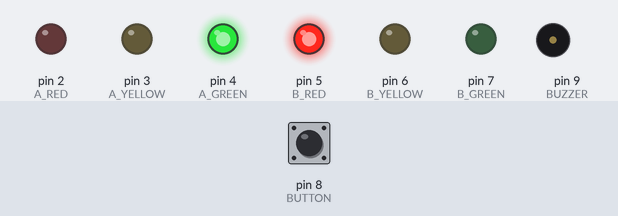
The sketch below on a simulated Arduino Uno, built with avr-gcc and run on an emulated ATmega328P. Parts: output pins drawn as LEDs (lit = HIGH), buzzer (waves = sounding). The test bench sets the inputs (shaded band); at power-on: pin 8 (BUTTON) HIGH.

Above: at 1.2 s.
1.3 s: pin 8 (BUTTON) pulled LOW for 0.15 s
At 5.7 s:
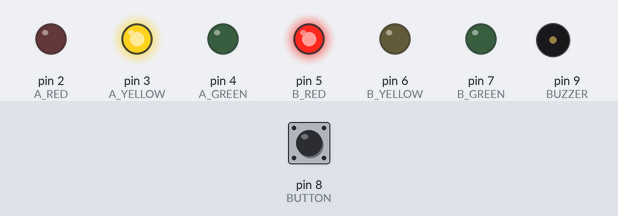
At 12.3 s:
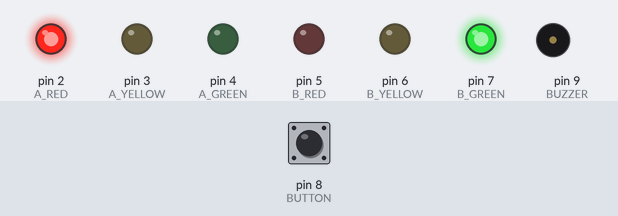
13.4 s: pin 8 (BUTTON) pulled LOW for 1 s
At 19.4 s:
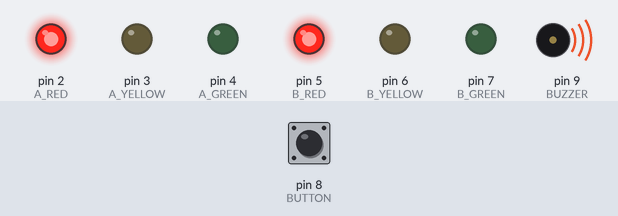
Timing chart, 0 to 23.4 s (numbered marks = the images above; inputs shaded):
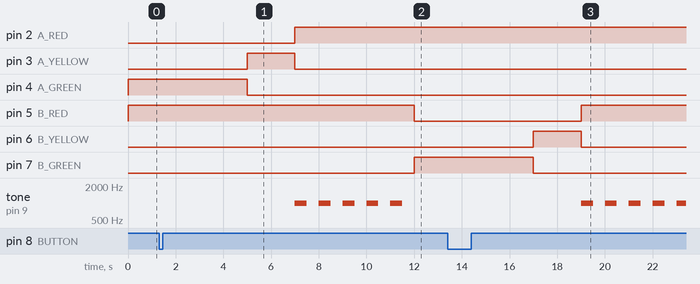

Measured:
- after the input at 1.3 s, pin 5 (B_RED): HIGH → LOW after 10.7 s instead of 5.7 s; pin 6 (B_YELLOW): stays LOW (without the input it goes to HIGH after 10.7 s); tone on pin 9 (BUZZER): alternates 1000 Hz for 0.50 s and silent for 0.50 s, 10 changes in all, then stays silent, starting after 5.7 s
- after the input at 13.4 s, pin 2 (A_RED): stays HIGH (without the input it goes to LOW after 5.6 s); pin 4 (A_GREEN): stays LOW (without the input it goes to HIGH after 5.6 s); tone on pin 9 (BUZZER): alternates 1000 Hz for 0.50 s and silent for 0.50 s, starting after 5.6 s

The sketch:

TRAFFIC-LIGHT-WITH-PEDESTRIAN-CROSSING.ino
```cpp
// ======================================
// TRAFFIC LIGHT WITH PEDESTRIAN CROSSING
// Arduino Uno
// ======================================

// Road A LEDs
const int A_RED = 2;
const int A_YELLOW = 3;
const int A_GREEN = 4;

// Road B LEDs
const int B_RED = 5;
const int B_YELLOW = 6;
const int B_GREEN = 7;

// Button and Buzzer
const int BUTTON = 8;
const int BUZZER = 9;

bool pedestrianRequest = false;

void setup() {
  pinMode(A_RED, OUTPUT);
  pinMode(A_YELLOW, OUTPUT);
  pinMode(A_GREEN, OUTPUT);

  pinMode(B_RED, OUTPUT);
  pinMode(B_YELLOW, OUTPUT);
  pinMode(B_GREEN, OUTPUT);

  pinMode(BUTTON, INPUT_PULLUP);
  pinMode(BUZZER, OUTPUT);
}

void loop() {

  // =========================
  // ROAD A GREEN
  // =========================
  digitalWrite(A_GREEN, HIGH);
  digitalWrite(A_YELLOW, LOW);
  digitalWrite(A_RED, LOW);

  digitalWrite(B_RED, HIGH);
  digitalWrite(B_YELLOW, LOW);
  digitalWrite(B_GREEN, LOW);

  waitWithButtonCheck(5000);

  // ROAD A YELLOW
  digitalWrite(A_GREEN, LOW);
  digitalWrite(A_YELLOW, HIGH);

  waitWithButtonCheck(2000);

  digitalWrite(A_YELLOW, LOW);
  digitalWrite(A_RED, HIGH);

  // Pedestrian crossing if requested
  if (pedestrianRequest) {
    pedestrianCrossing();
  }

  // =========================
  // ROAD B GREEN
  // =========================
  digitalWrite(B_RED, LOW);
  digitalWrite(B_GREEN, HIGH);
  digitalWrite(B_YELLOW, LOW);

  digitalWrite(A_RED, HIGH);
  digitalWrite(A_YELLOW, LOW);
  digitalWrite(A_GREEN, LOW);

  waitWithButtonCheck(5000);

  // ROAD B YELLOW
  digitalWrite(B_GREEN, LOW);
  digitalWrite(B_YELLOW, HIGH);

  waitWithButtonCheck(2000);

  digitalWrite(B_YELLOW, LOW);
  digitalWrite(B_RED, HIGH);

  // Pedestrian crossing if requested
  if (pedestrianRequest) {
    pedestrianCrossing();
  }
}

// ======================================
// CHECK BUTTON DURING WAIT
// ======================================
void waitWithButtonCheck(unsigned long duration) {
  unsigned long startTime = millis();

  while (millis() - startTime < duration) {

    if (digitalRead(BUTTON) == LOW) {
      pedestrianRequest = true;
    }

    delay(50);
  }
}

// ======================================
// PEDESTRIAN CROSSING MODE
// ======================================
void pedestrianCrossing() {

  // BOTH ROADS RED
  digitalWrite(A_RED, HIGH);
  digitalWrite(A_YELLOW, LOW);
  digitalWrite(A_GREEN, LOW);

  digitalWrite(B_RED, HIGH);
  digitalWrite(B_YELLOW, LOW);
  digitalWrite(B_GREEN, LOW);

  // Buzzer beeps for 5 seconds
  for (int i = 0; i < 5; i++) {
    tone(BUZZER, 1000);
    delay(500);

    noTone(BUZZER);
    delay(500);
  }

  pedestrianRequest = false;
}
```
